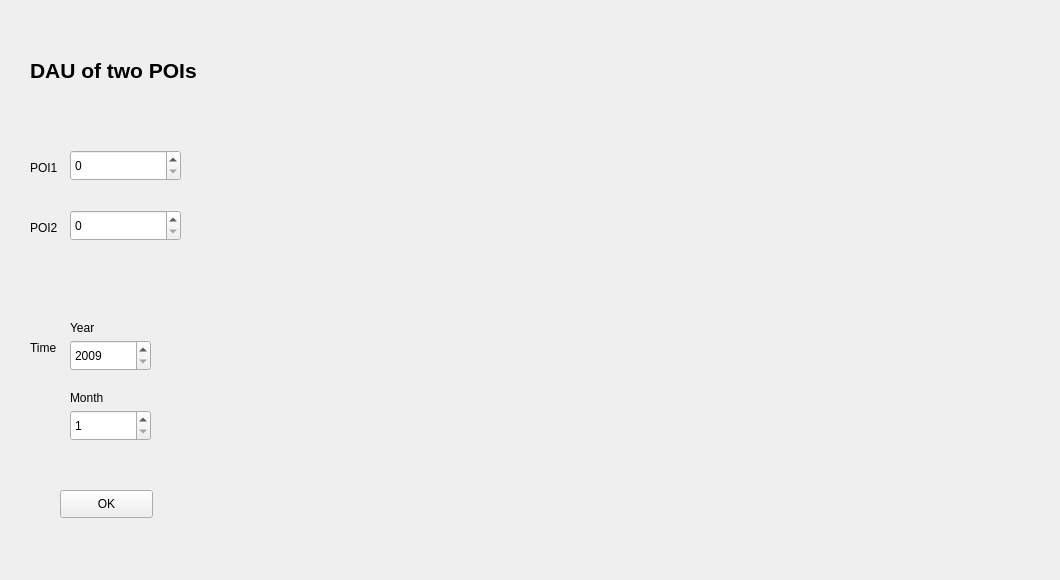
      <widget class="QWidget" name="tab_4">
       <attribute name="title">
        <string>DAU</string>
       </attribute>
       <widget class="QWidget" name="verticalLayoutWidget_2">
        <property name="geometry">
         <rect>
          <x>190</x>
          <y>90</y>
          <width>861</width>
          <height>481</height>
         </rect>
        </property>
        <layout class="QVBoxLayout" name="dau_linechart"/>
       </widget>
       <widget class="QSpinBox" name="tab4_POI1">
        <property name="geometry">
         <rect>
          <x>70</x>
          <y>150</y>
          <width>111</width>
          <height>31</height>
         </rect>
        </property>
        <property name="maximum">
         <number>50834</number>
        </property>
       </widget>
       <widget class="QLabel" name="label_30">
        <property name="geometry">
         <rect>
          <x>30</x>
          <y>160</y>
          <width>72</width>
          <height>15</height>
         </rect>
        </property>
        <property name="text">
         <string>POI1</string>
        </property>
       </widget>
       <widget class="QLabel" name="label_31">
        <property name="geometry">
         <rect>
          <x>30</x>
          <y>220</y>
          <width>72</width>
          <height>15</height>
         </rect>
        </property>
        <property name="text">
         <string>POI2</string>
        </property>
       </widget>
       <widget class="QSpinBox" name="tab4_POI2">
        <property name="geometry">
         <rect>
          <x>70</x>
          <y>210</y>
          <width>111</width>
          <height>31</height>
         </rect>
        </property>
        <property name="maximum">
         <number>50834</number>
        </property>
       </widget>
       <widget class="QSpinBox" name="tab4_year">
        <property name="geometry">
         <rect>
          <x>70</x>
          <y>340</y>
          <width>81</width>
          <height>31</height>
         </rect>
        </property>
        <property name="minimum">
         <number>2009</number>
        </property>
        <property name="maximum">
         <number>2010</number>
        </property>
       </widget>
       <widget class="QSpinBox" name="tab4_month">
        <property name="geometry">
         <rect>
          <x>70</x>
          <y>410</y>
          <width>81</width>
          <height>31</height>
         </rect>
        </property>
        <property name="minimum">
         <number>1</number>
        </property>
        <property name="maximum">
         <number>12</number>
        </property>
       </widget>
       <widget class="QLabel" name="label_32">
        <property name="geometry">
         <rect>
          <x>30</x>
          <y>340</y>
          <width>31</width>
          <height>16</height>
         </rect>
        </property>
        <property name="text">
         <string>Time</string>
        </property>
       </widget>
       <widget class="QLabel" name="label_33">
        <property name="geometry">
         <rect>
          <x>70</x>
          <y>320</y>
          <width>72</width>
          <height>15</height>
         </rect>
        </property>
        <property name="text">
         <string>Year</string>
        </property>
       </widget>
       <widget class="QLabel" name="label_34">
        <property name="geometry">
         <rect>
          <x>70</x>
          <y>390</y>
          <width>72</width>
          <height>15</height>
         </rect>
        </property>
        <property name="text">
         <string>Month</string>
        </property>
       </widget>
       <widget class="QPushButton" name="tab4_okbutton">
        <property name="geometry">
         <rect>
          <x>60</x>
          <y>490</y>
          <width>93</width>
          <height>28</height>
         </rect>
        </property>
        <property name="text">
         <string>OK</string>
        </property>
       </widget>
       <widget class="QLabel" name="label_35">
        <property name="geometry">
         <rect>
          <x>30</x>
          <y>40</y>
          <width>261</width>
          <height>61</height>
         </rect>
        </property>
        <property name="text">
         <string>&lt;html&gt;&lt;head/&gt;&lt;body&gt;&lt;p&gt;&lt;span style=&quot; font-size:16pt; font-weight:600;&quot;&gt;DAU of two POIs&lt;/span&gt;&lt;/p&gt;&lt;/body&gt;&lt;/html&gt;</string>
        </property>
       </widget>
      </widget>
